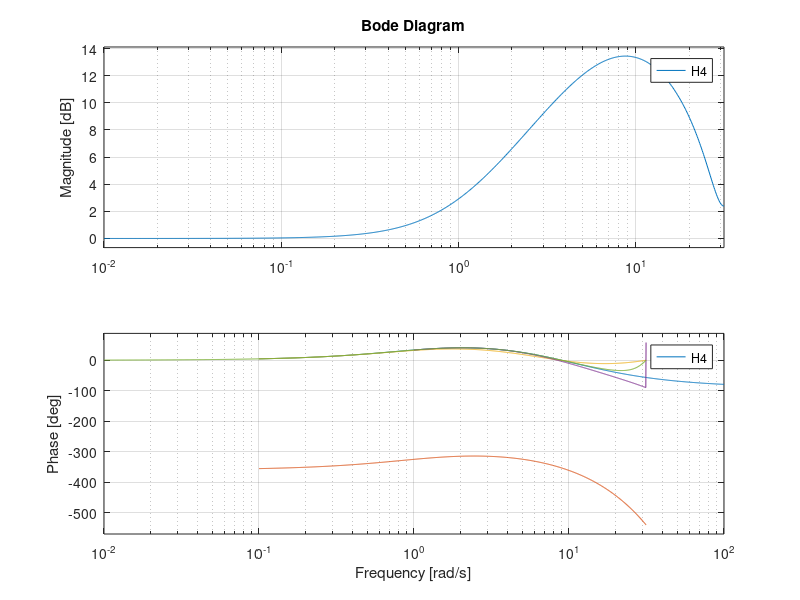

The MATLAB script that drew this image: (Note: this script raises an error after producing the figure.)
% 1.2
% The Tustin and ramp invariance methods give the best approximations for this example.
s = tf('s');
G = (1+s)/(1+s/10)^2;
bode(G);
hold on;
h = 0.1;
z = tf('z',h);

% a - Forward difference
sp = (z-1)/h;
H1 = (1+sp)/(1+sp/10)^2;
bode(H1);

% b - Backward difference
sp = (z-1)/(z*h);
H2 = (1+sp)/(1+sp/10)^2;
bode(H2);

% c - Tustin's
H3 = c2d(G,h,'tustin');
bode(H3);

% d - Ramp inveriance (first-order hold)
H4 = c2d(G,h,'foh');
bode(H4);


% 1.5
% a
A = [-3 1; 0 -2];
B = [0; 1];
C = [1 0];
K = place(A,B,roots([1 8 32]))

% b
h = 0.1;
Ktilde = K*(eye(2)+(A-B*K)*h/2);
H1 = ss(A-B*K,[0;0],C,0);
[Phi,Gamma] = c2d(A,B,h);
H2 = ss(Phi-Gamma*K,[0;0],C,0,h);
H3 = ss(Phi-Gamma*Ktilde,[0;0],C,0,h);
[y1,t1] = initial(H1,[1;0],2.5);
[y2,t2] = initial(H2,[1;0],2.5);
[y3,t3] = initial(H3,[1;0],2.5);
plot(t1,y1)
hold on
stem(t2,y2,'r')
stem(t3,y3,'g')

% It is seen that the discrete-time controller using K~
% approximates the continous-time controller much better
% than the discrete-time controller using K.
